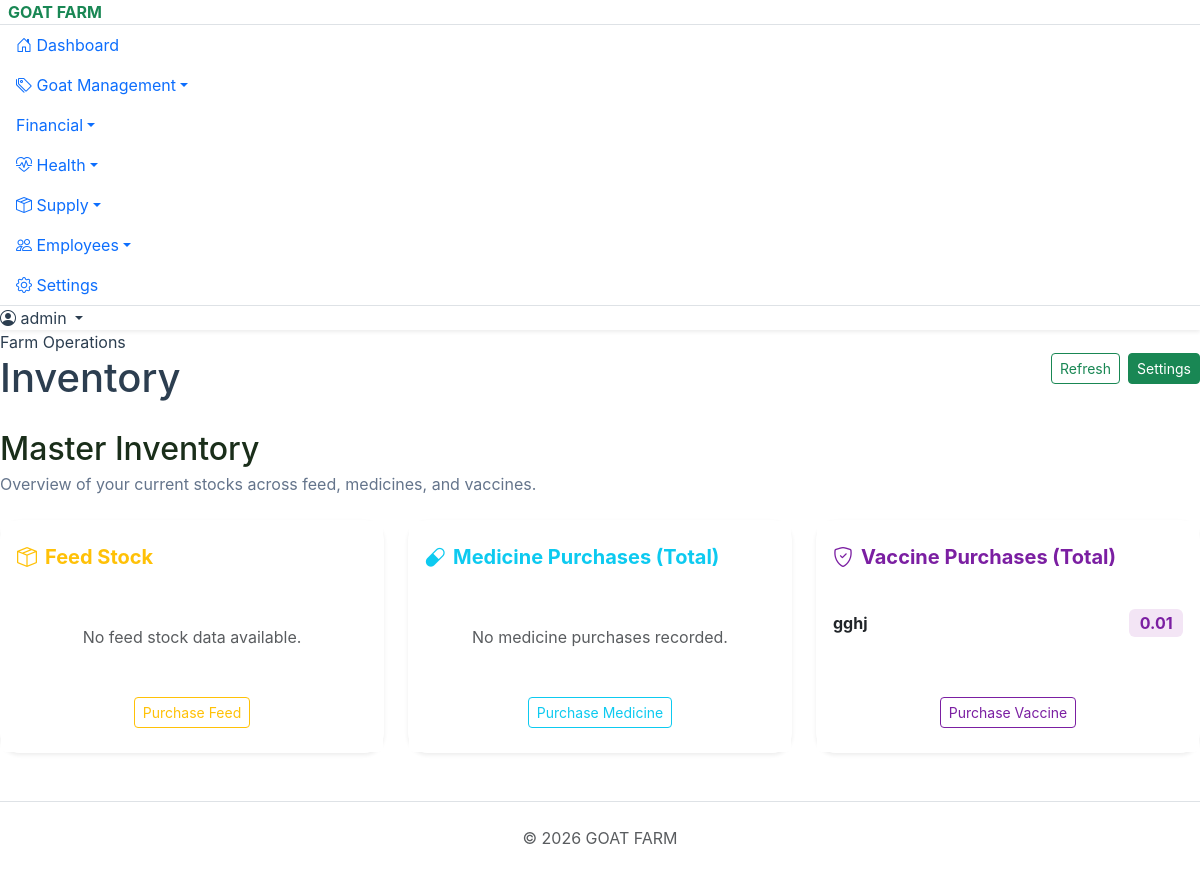
/inventory (signed in), run on an earlier commit of the app's database.
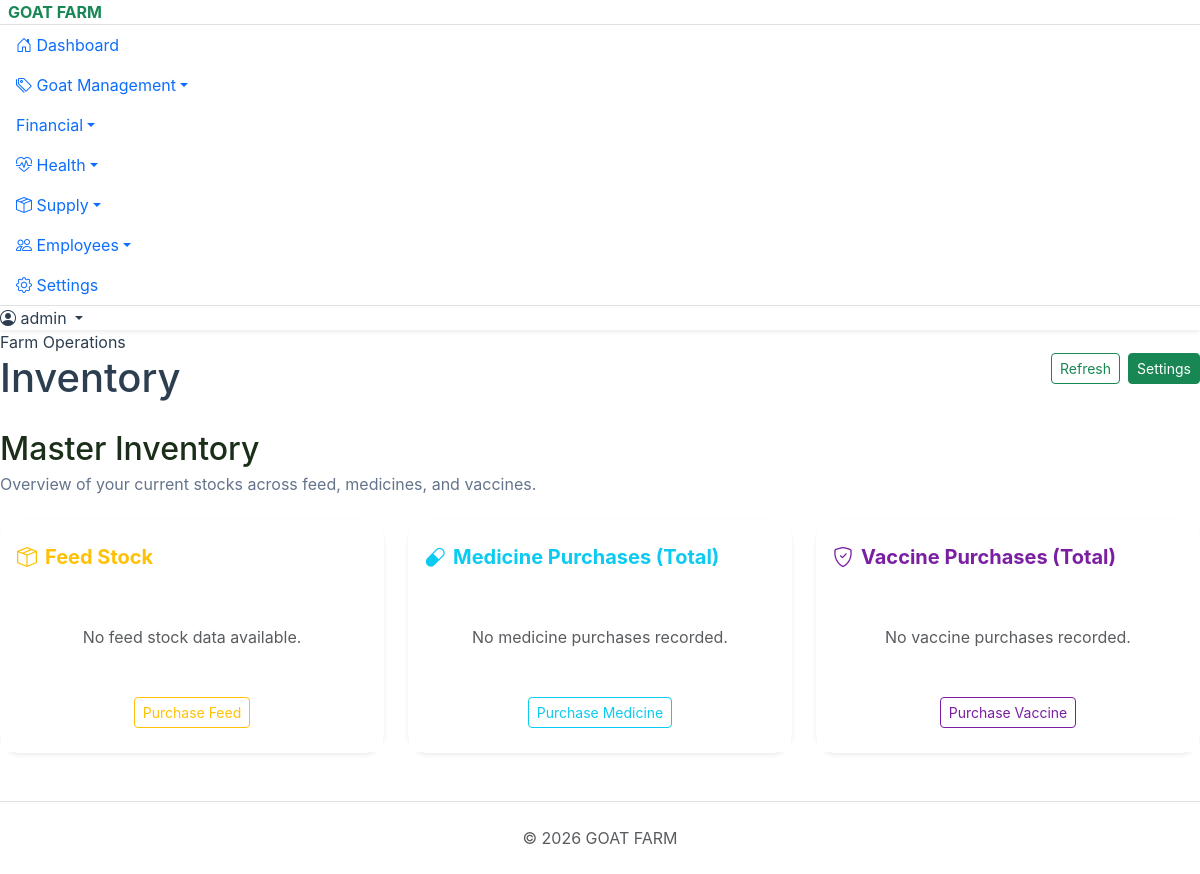
And on a later commit of the database.
### tables this page shows
CREATE TABLE vaccine_purchases (
                id INTEGER PRIMARY KEY AUTOINCREMENT,
                vaccine_name TEXT NOT NULL,
                quantity REAL NOT NULL,
                cost REAL NOT NULL,
                purchase_date DATE NOT NULL,
                supplier TEXT
            );

### Project_goatfarm.py (the view)
@app.route('/inventory')
def inventory():
    db = get_db()
    feed_stock = db.execute('SELECT feed_name, SUM(closing_stock) as stock FROM feed_inventory GROUP BY feed_name').fetchall()
    med_purchases = db.execute('SELECT medicine_name, SUM(quantity) as stock FROM medicine_purchases GROUP BY medicine_name').fetchall()
    vac_purchases = db.execute('SELECT vaccine_name, SUM(quantity) as stock FROM vaccine_purchases GROUP BY vaccine_name').fetchall()
    return render_template('inventory.html', feed_stock=feed_stock, med_purchases=med_purchases, vac_purchases=vac_purchases)

### Project_goatfarm.py (called while the page is built)
def get_db():
    conn = sqlite3.connect(DB_FILE)
    conn.row_factory = sqlite3.Row
    return conn

@app.before_request
def require_login():
    allowed_routes = ['login', 'static', 'register', 'verify_otp', 'goats', 'goat_detail']
    if request.endpoint not in allowed_routes and 'user_id' not in session:
        return redirect(url_for('login'))

### templates/inventory.html (shortened to what this page needs)
{% extends 'layout.html' %}
{% block content %}
<div class="page-header mb-4">
    <h2 class="fw-800 text-dark mb-1">Master Inventory</h2>
    <p class="text-muted mb-0">Overview of your current stocks across feed, medicines, and vaccines.</p>
</div>
<div class="row g-4 mb-4">
    <div class="col-md-4">
        <div class="card border-0 shadow-sm h-100">
            <div class="card-header bg-white border-0 pt-4 pb-2">
                <h5 class="fw-bold text-warning"><i class="bi bi-box-seam me-2"></i>Feed Stock</h5>
            </div>
            <div class="card-body">
                {% if feed_stock %}
                <ul class="list-group list-group-flush">
                    {% for item in feed_stock %}
                    <li class="list-group-item d-flex justify-content-between align-items-center px-0">
                        <span class="fw-bold">{{ item.feed_name }}</span>
                        <span class="badge bg-warning-subtle text-warning fs-6">{{ "%.2f"|format(item.stock or 0) }}</span>
                    </li>
                    {% endfor %}
                </ul>
                {% else %}
                <div class="text-muted text-center py-4">No feed stock data available.</div>
                {% endif %}
            </div>
            <div class="card-footer bg-white border-0 text-center pb-4">
                <a href="{{ url_for('purchase_feed') }}" class="btn btn-sm btn-outline-warning">Purchase Feed</a>
            </div>
        </div>
    </div>
    <div class="col-md-4">
        <div class="card border-0 shadow-sm h-100">
            <div class="card-header bg-white border-0 pt-4 pb-2">
                <h5 class="fw-bold text-info"><i class="bi bi-capsule me-2"></i>Medicine Purchases (Total)</h5>
            </div>
            <div class="card-body">
                {% if med_purchases %}
                <ul class="list-group list-group-flush">
                    {% for item in med_purchases %}
                    <li class="list-group-item d-flex justify-content-between align-items-center px-0">
                        <span class="fw-bold">{{ item.medicine_name }}</span>
                        <span class="badge bg-info-subtle text-info fs-6">{{ item.stock }}</span>
                    </li>
                    {% endfor %}
                </ul>
                {% else %}
                <div class="text-muted text-center py-4">No medicine purchases recorded.</div>
                {% endif %}
            </div>
            <div class="card-footer bg-white border-0 text-center pb-4">
                <a href="{{ url_for('purchase_medicine') }}" class="btn btn-sm btn-outline-info">Purchase Medicine</a>
            </div>
        </div>
    </div>
    <div class="col-md-4">
        <div class="card border-0 shadow-sm h-100">
            <div class="card-header bg-white border-0 pt-4 pb-2">
                <h5 class="fw-bold" style="color: #7b1fa2;"><i class="bi bi-shield-check me-2"></i>Vaccine Purchases (Total)</h5>
            </div>
            <div class="card-body">
                {% if vac_purchases %}
                <ul class="list-group list-group-flush">
                    {% for item in vac_purchases %}
                    <li class="list-group-item d-flex justify-content-between align-items-center px-0">
                        <span class="fw-bold">{{ item.vaccine_name }}</span>
                        <span class="badge fs-6" style="background: #f3e5f5; color: #7b1fa2;">{{ item.stock }}</span>
                    </li>
                    {% endfor %}
                </ul>
                {% else %}
                <div class="text-muted text-center py-4">No vaccine purchases recorded.</div>
                {% endif %}
            </div>
            <div class="card-footer bg-white border-0 text-center pb-4">
                <a href="{{ url_for('purchase_vaccine') }}" class="btn btn-sm btn-outline-primary" style="color: #7b1fa2; border-color: #7b1fa2;">Purchase Vaccine</a>
            </div>
        </div>
    </div>
</div>
{% endblock %}

What changed in the data, as far as the page shows it:
removed vaccine_purchases: vaccine_name "gghj", stock "0.01"
Also different on the page:
text now shown: "No vaccine purchases recorded."
